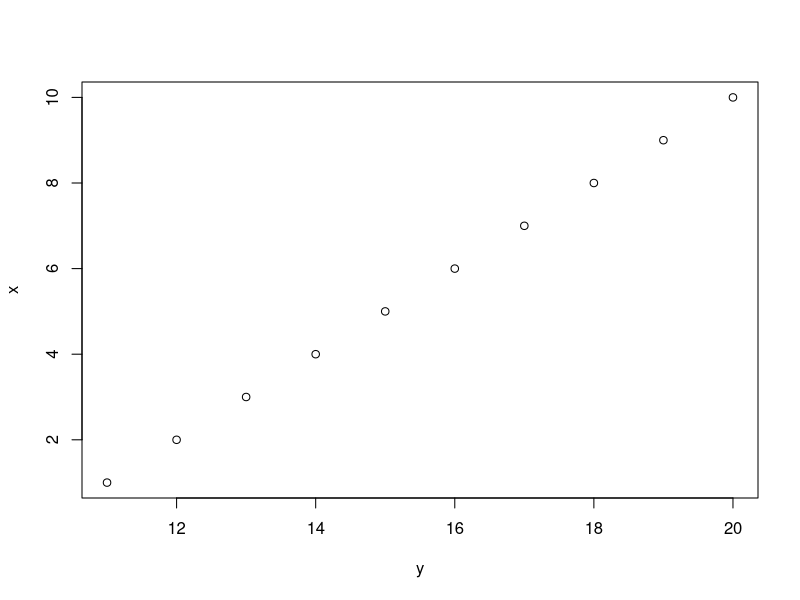
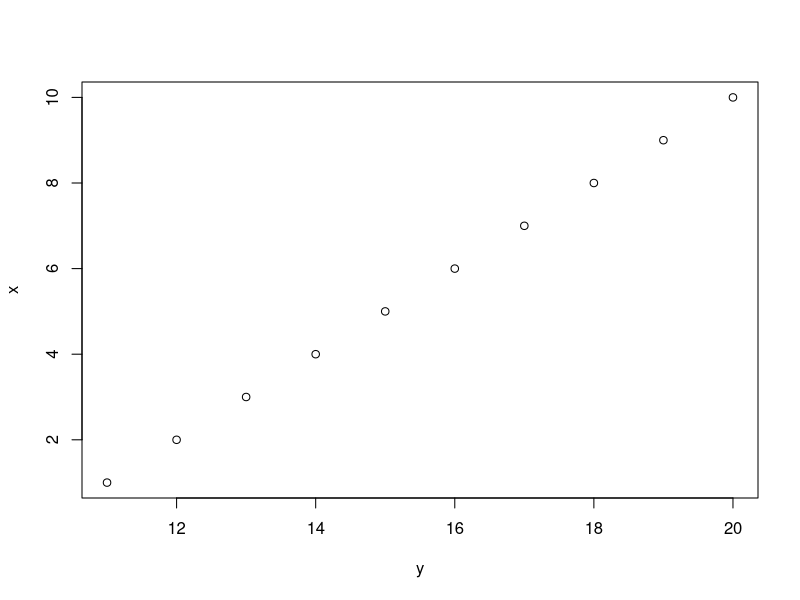
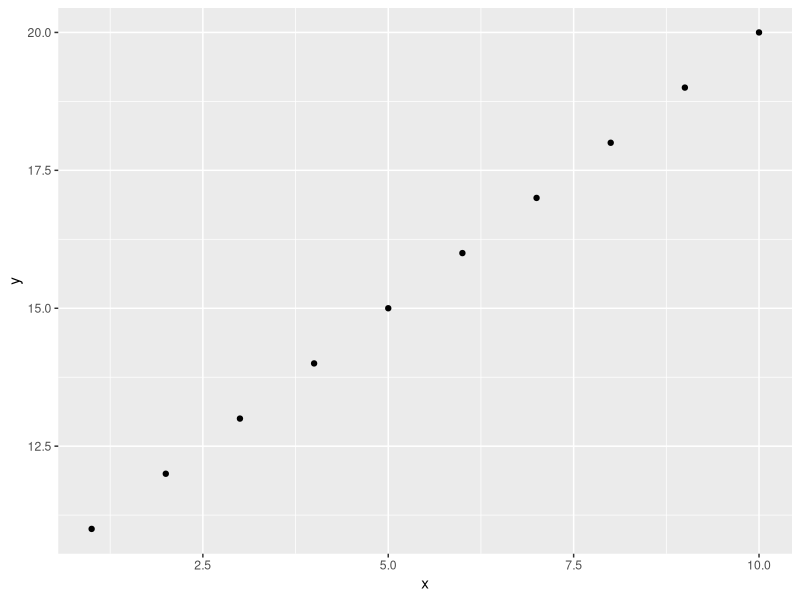

Write R code to recreate these figures, in order.
## ---- chunk 1
print("hello")
## ---- chunk 2
print("hello")
## ---- chunk 3
print("hello")
## ---- chunk 4
df<-data.frame(x=seq(1,10,1),y=seq(11,20,1))

## ---- chunk 5
plot(x~y,data=df)
## ---- chunk 6
plot(x~y,data=df)
## ---- chunk 7
library(ggplot2)
## ---- chunk 8
qplot(x, y, data=df)
